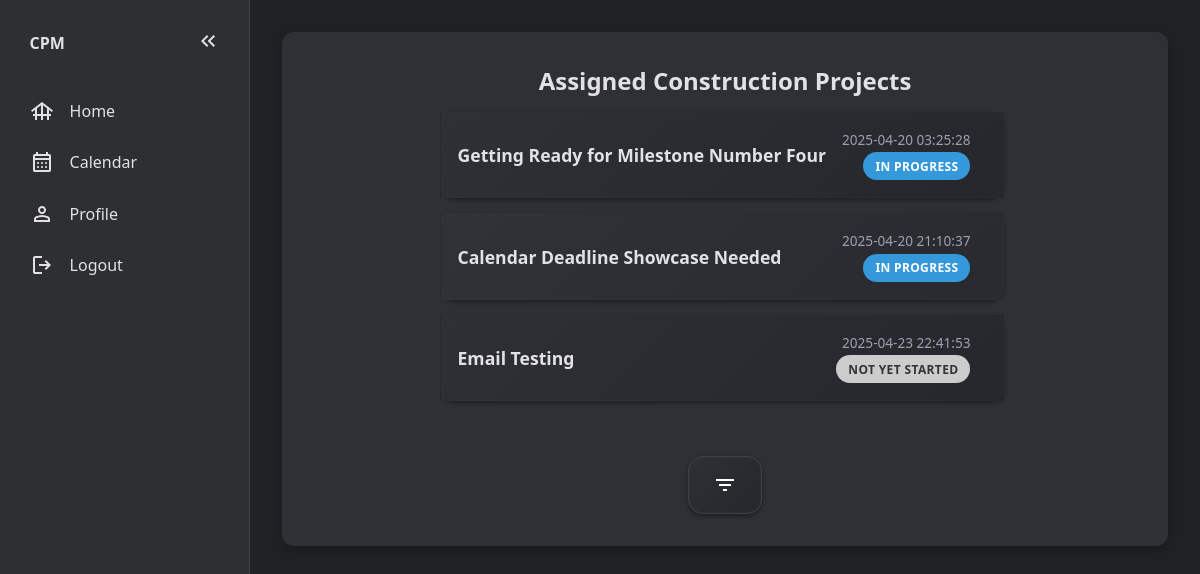
The app's page /home (signed in), older data.
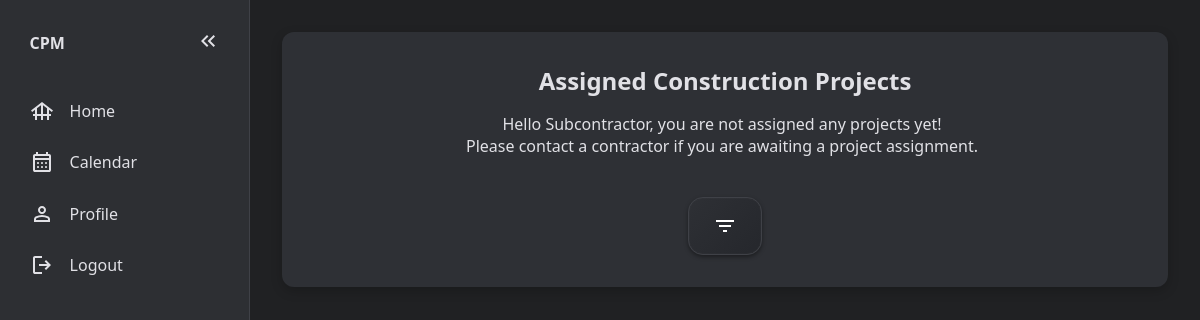
The same page, newer data.
### website/models.py (models this page shows)
class Project(db.Model): # Database model: An object blueprint/layout that will be stored in the database
    id = db.Column(db.Integer, primary_key=True)
    project_name = db.Column(db.String(70))
    date = db.Column(db.DateTime(timezone=True), default=func.now()) # Gets current date and time
    progress = db.Column(Enum('Not Yet Started', 'On Hold', 'In Progress', 'Completed', 'Canceled', name='progress_status'), nullable=False, default='Not Yet Started') # Project's Progress: Not Yet Started (Blue) | On Hold (Orange) | In Progress (Yellow) | Completed (Green) | Canceled (Red)
    deadline = db.Column(db.Date, nullable=True) # Project Deadline
    user_id = db.Column(db.Integer, db.ForeignKey('user.id')) # 1-to-many relationship
    address= db.Column(db.String(255), nullable = True)
    subcontractors = db.relationship('Assignment', back_populates='project') #many to many relation
    tasks = db.relationship('Task', backref='project', lazy='dynamic') # 1-to-many relationship
    files = db.relationship('File', back_populates='project')
    pass

class User(db.Model, UserMixin): # Define schema, the columns
    id = db.Column(db.Integer, primary_key=True)
    email = db.Column(db.String(150), unique=True) # No user can have the same email as another
    password = db.Column(db.String(150))
    first_name = db.Column(db.String(150))
    role = db.Column(db.String(150))
    projects = db.relationship('Project') # Tells Flask and sqlAlchemy to do their magic, and when creating a project,
    messages_sent = db.relationship('Message', foreign_keys='Message.sender_id', backref='sender', lazy=True)
    messages_received = db.relationship('Message', foreign_keys='Message.receiver_id', backref='receiver', lazy=True)

### website/views.py (the view, shortened to what this page needs)
@views.route('/home', methods=['GET', 'POST'])
@login_required
def home():
    if current_user.role == "contractor": # Goes to contractor page
        return render_template("home.html", user=current_user)
    elif current_user.role == "subcontractor":
        subcontractor = Subcontractor.query.filter_by(email=current_user.email).first()
        assignments = Assignment.query.filter_by(subcontractor_id=subcontractor.id).all()
        assigned_projects = db.session.query(Assignment.project_id).filter_by(subcontractor_id=subcontractor.id).all()
        project_ids = [project[0] for project in assigned_projects]
        projects = db.session.query(Project).filter(Project.id.in_(project_ids)).all()
        return render_template("homeSub.html", user=current_user, assignments=assignments, projects=projects)
    else:
        return "Unauthorized", 403

### website/context_processors.py (called while the page is built)
def unread_message_count():
    if current_user.is_authenticated:
        return Message.query.filter_by(receiver_id=current_user.id, is_read=False).count()
    return 0

### website/templates/homeSub.html (shortened to what this page needs)
{% extends 'base.html' %}
{% block content %}
<section class="main-content-section" id="project-section">
  <section id="project-header">
    <h2>Assigned Construction Projects</h2>
  </section>
  <div class="table-wrapper">
    <table>
      {% if not projects %}
      <p id="no-projects">
        Hello {{user.first_name}}, you are not assigned any projects yet!<br />Please
        contact a contractor if you are awaiting a project assignment.
      </p>
      {% else %} {% for project in projects %}
      <tr class="project-row" data-status="{{ project.progress }}">
        <td>
          <a
            id="project-link"
            href="{{ url_for('views.view_project', project_id=project.id)}}"
          >
            {{ project.project_name }}
          </a>
          <div class="project-details">
            <p class="date">{{ project.date }}</p>
            <p id="project-status">
              {% if project.progress == "Not Yet Started" %}
              <span class="status-text not-started">Not Yet Started</span>
              {% elif project.progress == "On Hold" %}
              <span class="status-text on-hold">On Hold</span>
              {% elif project.progress == "In Progress" %}
              <span class="status-text in-progress">In Progress</span>
              {% elif project.progress == "Completed" %}
              <span class="status-text completed">Completed</span>
              {% elif project.progress == "Canceled" %}
              <span class="status-text canceled">Canceled</span>
              {% else %}
              <span class="status-text">Unknown Status</span>
              {% endif %}
            </p>
          </div>
        </td>
      </tr>
      {% endfor %} {% endif %}
    </table>
  </div>
  <form method="POST" id="project-form">
    <div class="filter-wrapper">
      <svg
        xmlns="http://www.w3.org/2000/svg"
        height="24px"
        viewBox="0 -960 960 960"
        width="24px"
        id="filter-projects"
        onclick="toggleFilter()"
      >
        <path
          d="M400-240v-80h160v80H400ZM240-440v-80h480v80H240ZM120-640v-80h720v80H120Z"
        />
      </svg>
    </div>
  </form>
</section>
{% endblock %}

Row changes from the older to the newer data that the page shows:
removed Project: project_name "Getting Ready for Milestone Number Four", date "2025-04-20 03:25:28", progress "IN PROGRESS"
removed Project: project_name "Calendar Deadline Showcase Needed", date "2025-04-20 21:10:37", progress "IN PROGRESS"
removed Project: project_name "Email Testing", date "2025-04-23 22:41:53", progress "NOT YET STARTED"
now on this page (row edited): User: first_name "Subcontractor"
Text that changed along with them:
text now shown: "Hello , you are not assigned any projects yet! Please contact a contractor if you are awaiting a project assignment."
